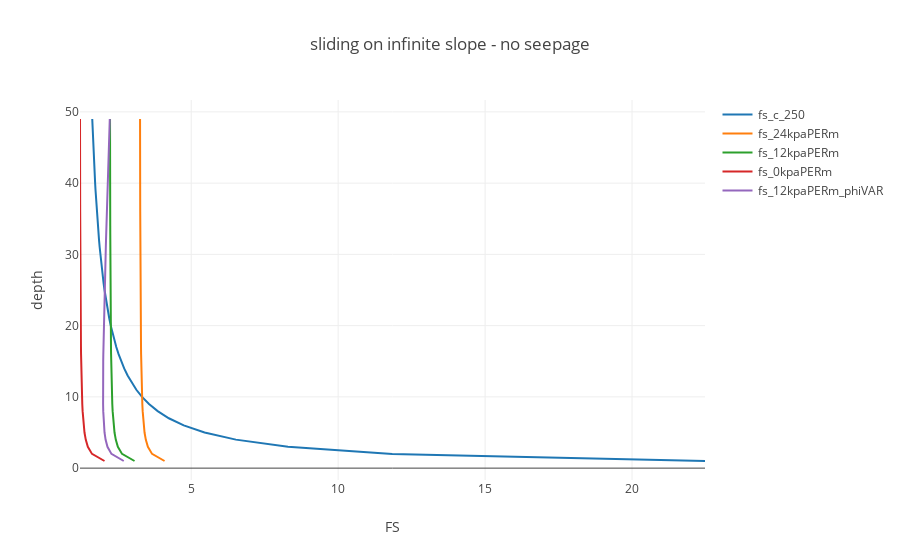

This figure's notebook cell:
### Code cell
# plot results

fs_c_250_ = go.Scatter(
    x = fs_c_250,
    y = d,
    name = 'fs_c_250'
)
fs_24kpaPERm_ = go.Scatter(
    x = fs_24kpaPERm,
    y = d,
    name = 'fs_24kpaPERm'
)
fs_12kpaPERm_ = go.Scatter(
    x = fs_12kpaPERm,
    y = d,
    name = 'fs_12kpaPERm'
)
fs_0kpaPERm_ = go.Scatter(
    x = fs_0kpaPERm,
    y = d,
    name = 'fs_0kpaPERm'
)
fs_12kpaPERm_phiVAR_ = go.Scatter(
    x = fs_12kpaPERm_phiVAR,
    y = d,
    name = 'fs_12kpaPERm_phiVAR'
)

data = [fs_c_250_, fs_24kpaPERm_, fs_12kpaPERm_, fs_0kpaPERm_, fs_12kpaPERm_phiVAR_]
layout = dict(title = 'sliding on infinite slope - no seepage',
              xaxis = dict(title = 'FS'),
              yaxis = dict(title = 'depth'),
              )
fig = dict(data=data, layout=layout)
plotly.iplot(fig)
